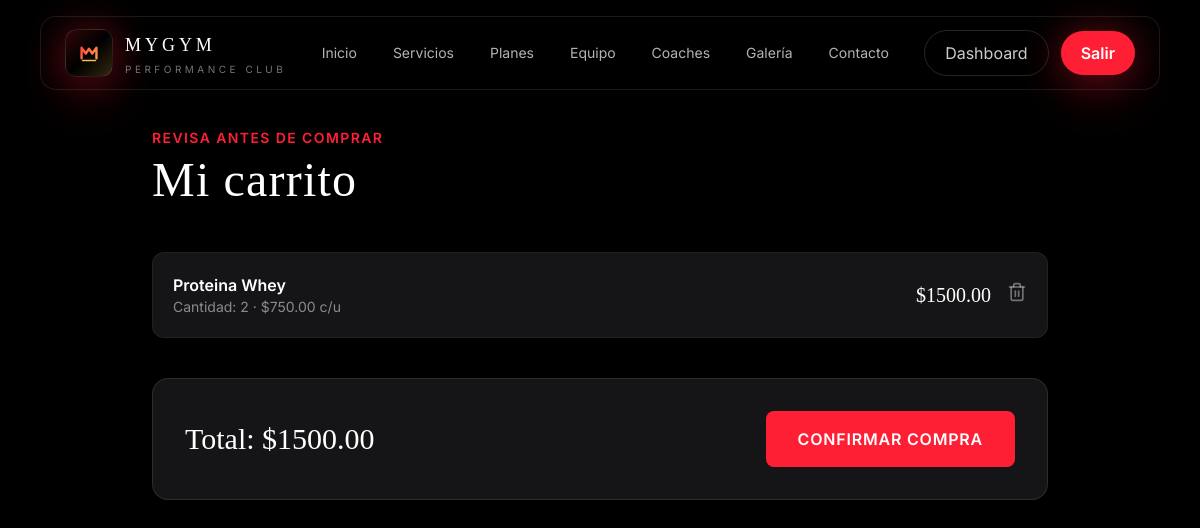
Page /cliente/carrito/ (signed in) on the committed database.
### cliente/models.py (models this page shows, shortened)
class CarritoItem(models.Model):
    usuario = models.ForeignKey(
        settings.AUTH_USER_MODEL,
        on_delete=models.CASCADE,
        related_name='carrito'
    )
    producto = models.ForeignKey(
        'administrador.Producto',
        on_delete=models.CASCADE,
        related_name='en_carritos'
    )
    cantidad = models.PositiveIntegerField(default=1)
    fecha_agregado = models.DateTimeField(auto_now_add=True)
    def subtotal(self):
        return self.producto.precio * self.cantidad
    class Meta:
        verbose_name = 'Item del Carrito'
        verbose_name_plural = 'Items del Carrito'
        unique_together = ('usuario', 'producto')

### administrador/models.py (models this page shows, shortened)
class Producto(models.Model):
    nombre = models.CharField(max_length=100)
    imagen = models.ImageField(upload_to='productos/', blank=True, null=True)
    stock = models.PositiveIntegerField(default=0)
    precio = models.DecimalField(max_digits=8, decimal_places=2)
    activo = models.BooleanField(default=True)
    fecha_creacion = models.DateTimeField(auto_now_add=True)
    class Meta:
        verbose_name = 'Producto'
        verbose_name_plural = 'Productos'

### cliente/views.py (the view)
    @login_required
    def wrapper(request, *args, **kwargs):
        if request.user.rol != 'cliente':
            messages.error(request, 'Esta sección es solo para clientes.')
            return redirect('dashboard')
        return view_func(request, *args, **kwargs)

### cliente/views.py (called while the page is built)
def solo_cliente(view_func):
    @login_required
    def wrapper(request, *args, **kwargs):
        if request.user.rol != 'cliente':
            messages.error(request, 'Esta sección es solo para clientes.')
            return redirect('dashboard')
        return view_func(request, *args, **kwargs)
    return wrapper

@solo_cliente
def ver_carrito(request):
    items = CarritoItem.objects.filter(
        usuario=request.user
    ).select_related('producto')
    total = sum(item.subtotal() for item in items)
    return render(request, 'cliente/carrito.html', {'items': items, 'total': total})

### templates/cliente/carrito.html (shortened to what this page needs)
{% extends 'base.html' %}
{% block content %}
<section class="min-h-screen bg-gym-black pt-32 pb-20 px-6 sm:px-10">
  <div class="max-w-4xl mx-auto">
    <div class="reveal mb-12">
      <p class="text-gym-red text-sm font-semibold uppercase tracking-widest mb-2">Revisa antes de comprar</p>
      <h1 class="font-display text-5xl text-white tracking-wide">Mi carrito</h1>
    </div>
    {% if items %}
    <div class="reveal space-y-4 mb-10">
      {% for item in items %}
      <div class="bg-gym-surface border border-white/5 rounded-xl p-5 flex items-center justify-between gap-4 flex-wrap">
        <div>
          <h3 class="text-white font-semibold">{{ item.producto.nombre }}</h3>
          <p class="text-white/50 text-sm">Cantidad: {{ item.cantidad }} · ${{ item.producto.precio }} c/u</p>
        </div>
        <div class="flex items-center gap-4">
          <span class="font-display text-xl text-white">${{ item.subtotal }}</span>
          <form method="post" action="{% url 'cliente:eliminar_del_carrito' item.pk %}">
            <button type="submit" class="text-white/40 hover:text-gym-red transition-colors" aria-label="Eliminar">
              <i data-lucide="trash-2" class="w-5 h-5"></i>
            </button>
          </form>
        </div>
      </div>
      {% endfor %}
    </div>
    <div class="reveal bg-gym-surface border border-white/10 rounded-2xl p-8 flex items-center justify-between flex-wrap gap-4">
      <span class="font-display text-3xl text-white">Total: ${{ total }}</span>
      <form method="post" action="{% url 'cliente:confirmar_compra' %}">
        <button type="submit" class="bg-gym-red hover:bg-red-700 text-white font-semibold px-8 py-4 rounded-lg uppercase tracking-wider transition-all duration-200">
          Confirmar compra
        </button>
      </form>
    </div>
    {% endif %}
  </div>
</section>
{% endblock %}

### static/css/style.css (style rules this page uses)
html { scroll-behavior: smooth; }
body { background-color: #0b0b0c; }
.reveal { opacity: 0; transform: translateY(18px); transition: opacity .7s ease, transform .7s ease; }
.reveal.visible { opacity: 1; transform: translateY(0); }

### templates/base.html (style rules this page uses)
body { background-color: #0a0a0b; background-image: radial-gradient(circle at 15% 10%, rgba(255,31,53,0.08), transparent 35%), radial-gradient(circle at 85% 25%, rgba(255,201,77,0.06), transparent 30%), radial-gradient(circle at 50% 90%, rgba(255,31,53,0.05), transparent 40%); background-attachment: fixed; }

### rows in the picture
CarritoItem: producto.nombre "Proteina Whey", cantidad "2", producto.precio "750.00", subtotal "1500.00"

### other values in the picture
{{ total }} "1500.00"
